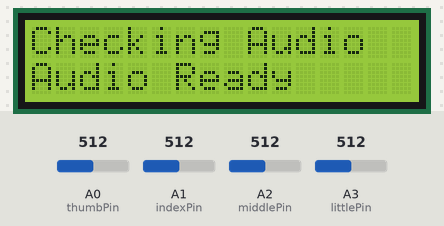
A sketch run on a simulated Arduino Uno, built with avr-gcc and run on an emulated ATmega328P. Parts: 16×2 character LCD. The test bench sets the inputs (shaded band); at power-on: A0 (thumbPin) = 512, A1 (indexPin) = 512, A3 (littlePin) = 512, A2 (middlePin) = 512. The audio player accepts every command and is not drawn; what the sketch prints to the serial monitor is not drawn.

Above: at 3.7 s.
At 6.3 s:
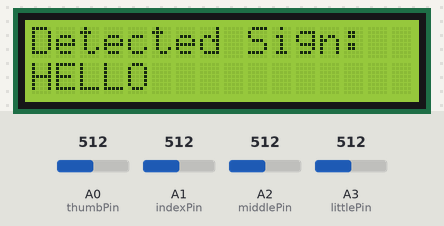
6.4 s: A0 (thumbPin) set to 293
7.9 s: A0 (thumbPin) set to 267
At 8.9 s:
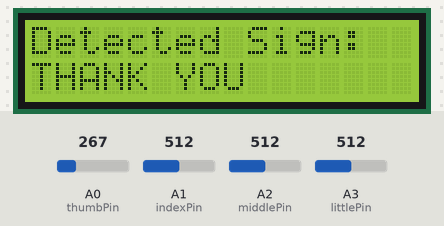
9.5 s: A1 (indexPin) set to 157
11.0 s: A1 (indexPin) set to 138
At 11.9 s:
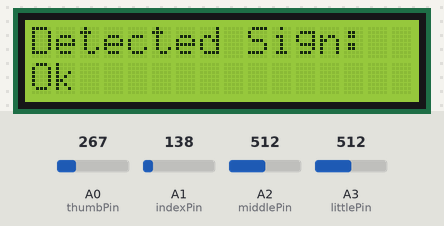
12.6 s: A3 (littlePin) set to 315
14.1 s: A3 (littlePin) set to 290
At 14.9 s:
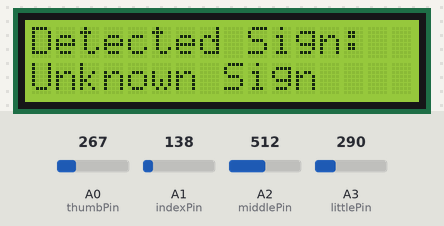
Timing chart, 0 to 17.1 s (numbered marks = the images above; inputs shaded):
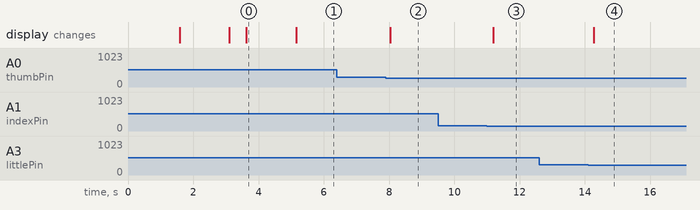

Measured:
- the behaviour switches between 276 and 275 on A0 (thumbPin) (found by bisection; images 1 and 2)
- the behaviour switches between 145 and 144 on A1 (indexPin) (found by bisection; images 2 and 3)
- the behaviour switches between 304 and 303 on A3 (littlePin) (found by bisection; images 3 and 4)
- after the input at 6.4 s, every drawn part: stays the same
- after the input at 7.9 s, the display: changes after 0.13 s (image 2)
- after the input at 9.5 s, every drawn part: stays the same
- after the input at 11.0 s, the display: changes after 0.19 s (image 3)
- after the input at 12.6 s, every drawn part: stays the same
- after the input at 14.1 s, the display: changes after 0.17 s (image 4)
- what the display in image 0 shows lasts 1.6 s, from 3.6 s to 5.2 s

The sketch:

SignSpeak.ino
```cpp
#include <Wire.h>
#include <LiquidCrystal_I2C.h>
#include <SoftwareSerial.h>
#include <DFRobotDFPlayerMini.h>

LiquidCrystal_I2C lcd(0x27, 16, 2);

// DFPlayer Mini
SoftwareSerial mp3Serial(10, 11);
DFRobotDFPlayerMini player;

bool playerReady = false;

// Flex sensor pins
const int thumbPin  = A0;
const int indexPin  = A1;
const int middlePin = A2;
const int littlePin   = A3;

// Calibrated thresholds
const int thumbThreshold  = 276;
const int indexThreshold  = 145;
const int middleThreshold = 280;
const int littleThreshold   = 304;

// Previous detected sign
String previousSign = "";

void setup() {
  Serial.begin(9600);

  lcd.init();
  lcd.backlight();

  lcd.setCursor(0, 0);
  lcd.print("SignSpeak Ready");
  delay(1500);
  lcd.clear();

  // Start DFPlayer
  mp3Serial.begin(9600);
  delay(1500);

  lcd.setCursor(0, 0);
  lcd.print("Checking Audio");

  if (player.begin(mp3Serial)) {
    playerReady = true;
    player.volume(50);  // Volume: 0 to 30

    Serial.println("DFPlayer Connected!");
    lcd.setCursor(0, 1);
    lcd.print("Audio Ready");
  }
  else {
    Serial.println("DFPlayer Not Found!");
    lcd.setCursor(0, 1);
    lcd.print("Audio Error");
  }

  delay(1500);
  lcd.clear();
}

void loop() {

  int thumbValue  = analogRead(thumbPin);
  int indexValue  = analogRead(indexPin);
  int middleValue = analogRead(middlePin);
  int littleValue = analogRead(littlePin);

  // Your readings decrease when the fingers bend.
  bool thumbBent  = thumbValue < thumbThreshold;
  bool indexBent  = indexValue < indexThreshold;
  bool middleBent = middleValue < middleThreshold;
  bool littleBent   = littleValue < littleThreshold;

  // Display readings in Serial Monitor
  Serial.print("Thumb: ");
  Serial.print(thumbValue);
  Serial.print(" | Index: ");
  Serial.print(indexValue);
  Serial.print(" | Middle: ");
  Serial.print(middleValue);
  Serial.print(" | Little: ");
  Serial.println(littleValue);

  String detectedSign = "Unknown Sign";
  int audioNumber = 0;

  // Detect sign
  if (!thumbBent && !indexBent &&
      !middleBent && !littleBent) {

    detectedSign = "HELLO";
    audioNumber = 1;
  }
  else if (thumbBent && indexBent &&
           middleBent && littleBent) {

    detectedSign = "YES";
    audioNumber = 2;
  }
  else if (!thumbBent && indexBent &&
           middleBent && !littleBent) {

    detectedSign = "NO";
    audioNumber = 3;
  }
  else if (thumbBent && !indexBent &&
           !middleBent && !littleBent) {

    detectedSign = "THANK YOU";
    audioNumber = 4;
  }
 else if (thumbBent && indexBent &&
           !middleBent && !littleBent) {

    detectedSign = "Ok";
    audioNumber = 5;
  }
   else if (!thumbBent && indexBent &&
           !middleBent && !littleBent) {

    detectedSign = "I need food";
    audioNumber = 6;
  }
  // Display detected sign on LCD
  lcd.setCursor(0, 0);
  lcd.print("Detected Sign: ");

  lcd.setCursor(0, 1);
  lcd.print("                ");
  lcd.setCursor(0, 1);
  lcd.print(detectedSign);

  // Play voice only when the sign changes
  if (detectedSign != previousSign) {

    if (playerReady && audioNumber > 0) {
      player.playMp3Folder(audioNumber);
      Serial.print("Playing Audio: ");
      Serial.println(detectedSign);
    }

    previousSign = detectedSign;
  }

  delay(200);
}
```
